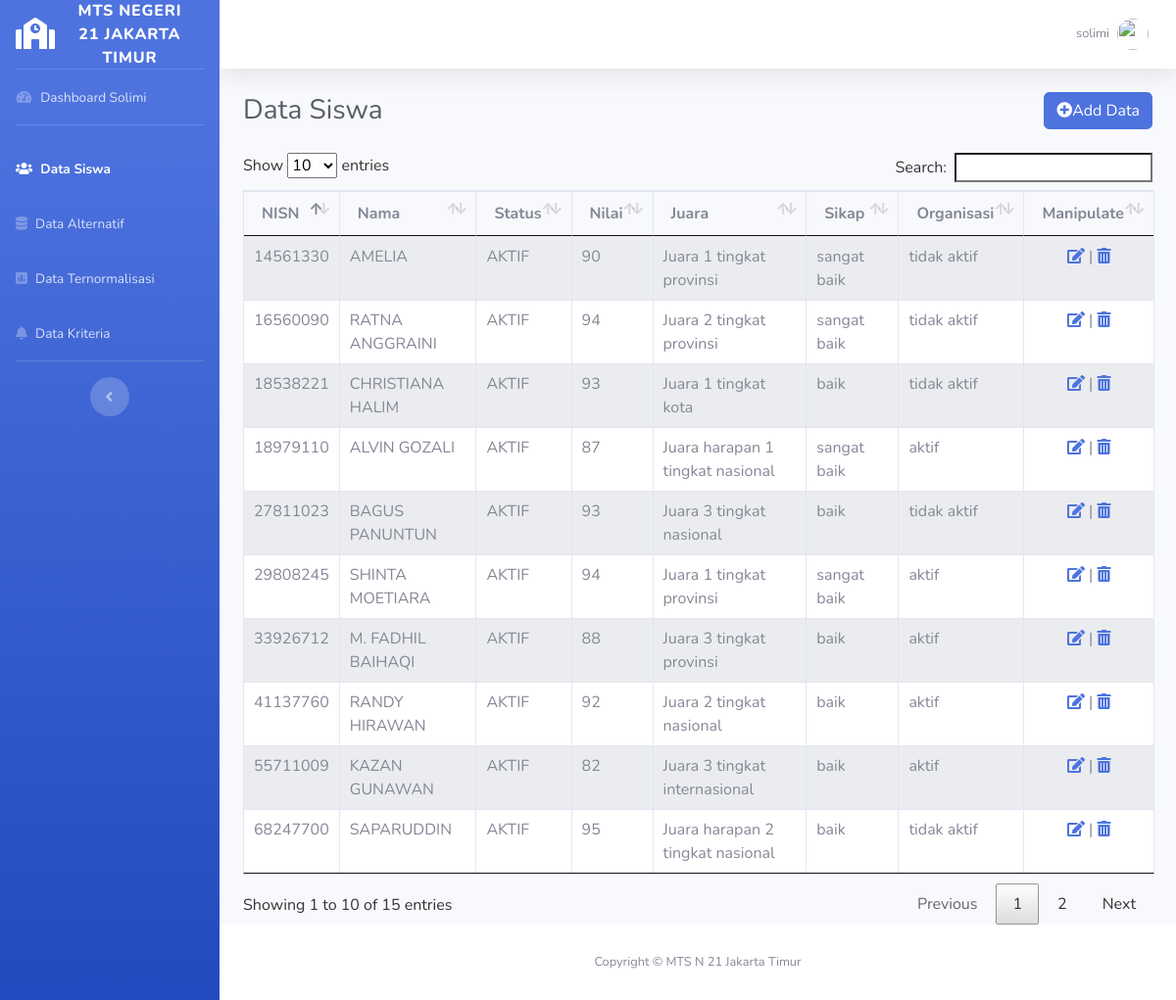
The app's page /siswa.php (signed in) with its own data.
### tables this page shows
CREATE TABLE `siswa` (
  `id_siswa` int(11) NOT NULL,
  `nisn` int(11) DEFAULT NULL,
  `nama_siswa` varchar(100) DEFAULT NULL,
  `status` varchar(30) DEFAULT NULL,
  `nilai_siswa` decimal(5,0) DEFAULT NULL,
  `juara` varchar(100) DEFAULT NULL,
  `sikap` varchar(30) DEFAULT NULL,
  `organisasi` varchar(30) DEFAULT NULL
);

### siswa.php (the view, shortened to what this page needs)
<?php
  include 'system/database.php';
 ?>
<!DOCTYPE html>
<html lang="en">
<head>
  <link rel="stylesheet" type="text/css" href="css/dataTables.bootstrap4.min.css">
  <link rel="stylesheet" type="text/css" href="css/jquery.dataTables.css">
  <link href="vendor/fontawesome-free/css/all.min.css" rel="stylesheet" type="text/css">
  <link href="css/sb-admin-2.min.css" rel="stylesheet">
</head>
<body id="page-top">
  <div id="wrapper">
    <ul class="navbar-nav bg-gradient-primary sidebar sidebar-dark accordion" id="accordionSidebar">
      <a class="sidebar-brand d-flex align-items-center justify-content-center" href="index.html">
        <div class="sidebar-brand-icon">
          <i class="fas fa-school" style="color:#ffffff"></i>
        </div>
        <div class="sidebar-brand-text mx-3">MTS Negeri 21 Jakarta Timur</div>
      </a>
      <hr class="sidebar-divider my-0">
      <li class="nav-item">
        <a class="nav-link" href="dashboard.php">
          <i class="fas fa-fw fa-tachometer-alt"></i>
          <span>Dashboard Solimi</span></a>
      </li>
      <hr class="sidebar-divider">
      <li class="nav-item active">
        <a class="nav-link" href="siswa.php">
          <i class="fas fa-users"></i>
          <span>Data Siswa</span></a>
      </li>
      <li class="nav-item">
        <a class="nav-link" href="alternatif.php">
          <i class="fas fa-database"></i>
          <span>Data Alternatif</span></a>
      </li>
      <li class="nav-item">
        <a class="nav-link" href="hasil.php">
          <i class="fas fa-poll"></i>
          <span>Data Ternormalisasi</span></a>
      </li>
      <li class="nav-item">
        <a class="nav-link" href="kriteria.php">
          <i class="fas fa-bell"></i>
          <span>Data Kriteria</span></a>
      </li>
      <hr class="sidebar-divider d-none d-md-block">
      <div class="text-center d-none d-md-inline">
        <button class="rounded-circle border-0" id="sidebarToggle"></button>
      </div>
    </ul>
    <div id="content-wrapper" class="d-flex flex-column">
      <div id="content">
        <nav class="navbar navbar-expand navbar-light bg-white topbar mb-4 static-top shadow">
          <ul class="navbar-nav ml-auto">
            <li class="nav-item dropdown no-arrow">
              <a class="nav-link dropdown-toggle" href="#" id="userDropdown" role="button" data-toggle="dropdown" aria-haspopup="true" aria-expanded="false">
                <span class="mr-2 d-none d-lg-inline text-gray-600 small"><?php echo $_SESSION['username']; ?></span>
                <img class="img-profile rounded-circle" src="img/profile-admin.jpg">
              </a>
            </li>
          </ul>
        </nav>
        <div class="container-fluid">
          <div class="d-sm-flex align-items-center justify-content-between mb-4">
            <h1 class="h3 mb-0 text-gray-800">Data Siswa</h1>
            <a href="" class="btn btn-primary" data-toggle="modal" data-target="#modal-tambah"><i class="fas fa-plus-circle"></i>Add Data</a>
          </div>
          <div class="row">
            <div class="col-md-12">
              <table id="myTable" class="table table-bordered table-striped table">
                <thead>
                  <tr>
                    <th>NISN</th>
                    <th>Nama</th>
                    <th>Status</th>
                    <th>Nilai</th>
                    <th>Juara</th>
                    <th>Sikap</th>
                    <th>Organisasi</th>
                    <th class="text-center">Manipulate</th>
                  </tr>
                </thead>
                <tbody>
                  <?php
                    $query = mysqli_query($connection, "SELECT id_siswa, nisn, nama_siswa, status, nilai_siswa, juara, sikap, organisasi FROM siswa");
                    while ($ssiswa = mysqli_fetch_array($query)) {
                   ?>
                  <tr >
                    <td><?php echo $ssiswa['nisn'] ?></td>
                    <td><?php echo $ssiswa['nama_siswa'] ?></td>
                    <td><?php echo $ssiswa['status'] ?></td>
                    <td><?php echo $ssiswa['nilai_siswa'] ?></td>
                    <td><?php echo $ssiswa['juara'] ?></td>
                    <td><?php echo $ssiswa['sikap'] ?></td>
                    <td><?php echo $ssiswa['organisasi'] ?></td>
                    <td class="text-center font color=black"><a href="siswa.php?id_siswa=<?php echo  $ssiswa['nisn'] ?>" data-toggle="modal" data-target="#modal-edit<?php echo $ssiswa['id_siswa'] ?>"><i class='fas fa-edit'></i></a> | <a href="hapus_siswa.php?id_siswa=<?php echo $ssiswa['id_siswa'] ?>"><i class='fas fa-trash-alt'></i></a></td>
                  </tr>
                  <?php
                    }
                   ?>
                </tbody>
              </table>
            </div>
          </div>
        </div>
      </div>
      <footer class="sticky-footer bg-white">
        <div class="container my-auto">
          <div class="copyright text-center my-auto">
            <span>Copyright &copy; MTS N 21 Jakarta Timur</span>
          </div>
        </div>
      </footer>
    </div>
  </div>
</body>
</html>

### records on screen
siswa: nisn "18979110", nama_siswa "ALVIN GOZALI", status "AKTIF", nilai_siswa "87", juara "Juara harapan 1 tingkat nasional", sikap "sangat baik", organisasi "aktif"
siswa: nisn "27811023", nama_siswa "BAGUS PANUNTUN", status "AKTIF", nilai_siswa "93", juara "Juara 3 tingkat nasional", sikap "baik", organisasi "tidak aktif"
siswa: nisn "14561330", nama_siswa "AMELIA", status "AKTIF", nilai_siswa "90", juara "Juara 1 tingkat provinsi", sikap "sangat baik", organisasi "tidak aktif"
siswa: nisn "18538221", nama_siswa "CHRISTIANA HALIM", status "AKTIF", nilai_siswa "93", juara "Juara 1 tingkat kota", sikap "baik", organisasi "tidak aktif"
siswa: nisn "55711009", nama_siswa "KAZAN GUNAWAN", status "AKTIF", nilai_siswa "82", juara "Juara 3 tingkat internasional", sikap "baik", organisasi "aktif"
siswa: nisn "41137760", nama_siswa "RANDY HIRAWAN", status "AKTIF", nilai_siswa "92", juara "Juara 2 tingkat nasional", sikap "baik", organisasi "aktif"
siswa: nisn "16560090", nama_siswa "RATNA ANGGRAINI", status "AKTIF", nilai_siswa "94", juara "Juara 2 tingkat provinsi", sikap "sangat baik", organisasi "tidak aktif"
siswa: nisn "68247700", nama_siswa "SAPARUDDIN", status "AKTIF", nilai_siswa "95", juara "Juara harapan 2 tingkat nasional", sikap "baik", organisasi "tidak aktif"
siswa: nisn "29808245", nama_siswa "SHINTA MOETIARA", status "AKTIF", nilai_siswa "94", juara "Juara 1 tingkat provinsi", sikap "sangat baik", organisasi "aktif"
siswa: nisn "33926712", nama_siswa "M. FADHIL BAIHAQI", status "AKTIF", nilai_siswa "88", juara "Juara 3 tingkat provinsi", sikap "baik", organisasi "aktif"

### other values on screen
$_SESSION['username'] "solimi"
